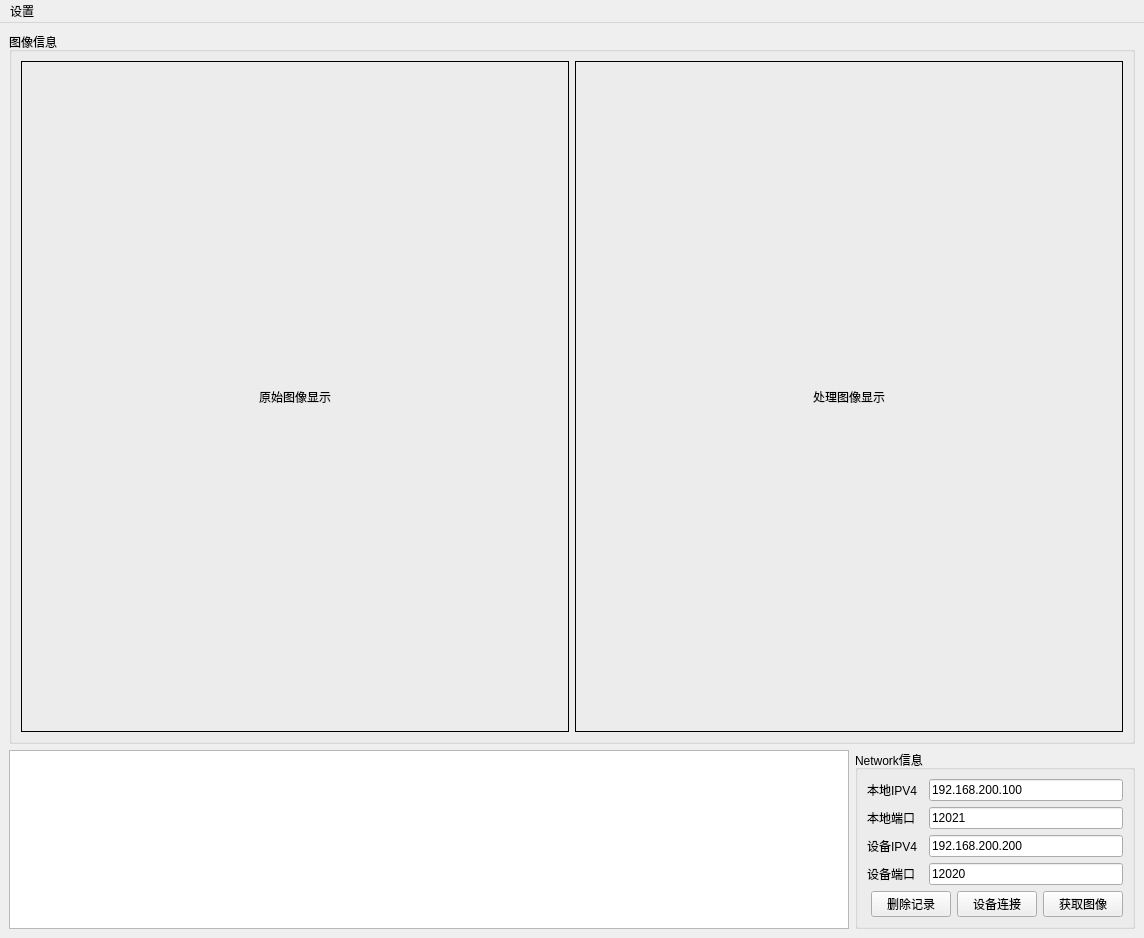
<?xml version="1.0" encoding="UTF-8"?>
<ui version="4.0">
 <class>MainWindow</class>
 <widget class="QMainWindow" name="MainWindow">
  <property name="geometry">
   <rect>
    <x>0</x>
    <y>0</y>
    <width>1144</width>
    <height>938</height>
   </rect>
  </property>
  <property name="windowTitle">
   <string>MainWindow</string>
  </property>
  <widget class="QWidget" name="centralwidget">
   <layout class="QGridLayout" name="gridLayout_3">
    <item row="0" column="0">
     <layout class="QVBoxLayout" name="verticalLayout_3" stretch="4,1">
      <item>
       <layout class="QHBoxLayout" name="horizontalLayout_6" stretch="6">
        <item>
         <widget class="QGroupBox" name="gBoxImages">
          <property name="title">
           <string>图像信息</string>
          </property>
          <layout class="QGridLayout" name="gridLayout">
           <item row="0" column="0">
            <layout class="QHBoxLayout" name="horizontalLayout" stretch="1,1">
             <item>
              <widget class="QLabel" name="qLabelSrcImage">
               <property name="minimumSize">
                <size>
                 <width>30</width>
                 <height>20</height>
                </size>
               </property>
               <property name="frameShape">
                <enum>QFrame::Shape::Box</enum>
               </property>
               <property name="text">
                <string>原始图像显示</string>
               </property>
               <property name="alignment">
                <set>Qt::AlignmentFlag::AlignCenter</set>
               </property>
               <property name="margin">
                <number>0</number>
               </property>
              </widget>
             </item>
             <item>
              <widget class="QLabel" name="qLabelResImage">
               <property name="minimumSize">
                <size>
                 <width>30</width>
                 <height>20</height>
                </size>
               </property>
               <property name="frameShape">
                <enum>QFrame::Shape::Box</enum>
               </property>
               <property name="text">
                <string>处理图像显示</string>
               </property>
               <property name="alignment">
                <set>Qt::AlignmentFlag::AlignCenter</set>
               </property>
              </widget>
             </item>
            </layout>
           </item>
          </layout>
         </widget>
        </item>
       </layout>
      </item>
      <item>
       <layout class="QHBoxLayout" name="horizontalLayout_8" stretch="6,2">
        <item>
         <widget class="QTableWidget" name="qTableYoloRes"/>
        </item>
        <item>
         <layout class="QVBoxLayout" name="verticalLayout_2" stretch="10">
          <item>
           <widget class="QGroupBox" name="groupBox">
            <property name="title">
             <string>Network信息</string>
            </property>
            <layout class="QGridLayout" name="gridLayout_4">
             <item row="0" column="0">
              <layout class="QHBoxLayout" name="horizontalLayout_2" stretch="2,7">
               <item>
                <widget class="QLabel" name="label_4">
                 <property name="text">
                  <string>本地IPV4</string>
                 </property>
                </widget>
               </item>
               <item>
                <widget class="QLineEdit" name="qLineEditLocalIpv4">
                 <property name="text">
                  <string>192.168.200.100</string>
                 </property>
                </widget>
               </item>
              </layout>
             </item>
             <item row="1" column="0">
              <layout class="QHBoxLayout" name="horizontalLayout_3" stretch="2,7">
               <item>
                <widget class="QLabel" name="label_5">
                 <property name="text">
                  <string>本地端口</string>
                 </property>
                </widget>
               </item>
               <item>
                <widget class="QLineEdit" name="qLineEditLocalPort">
                 <property name="text">
                  <string>12021</string>
                 </property>
                </widget>
               </item>
              </layout>
             </item>
             <item row="2" column="0">
              <layout class="QHBoxLayout" name="horizontalLayout_4" stretch="2,7">
               <item>
                <widget class="QLabel" name="label_6">
                 <property name="text">
                  <string>设备IPV4</string>
                 </property>
                </widget>
               </item>
               <item>
                <widget class="QLineEdit" name="qLineEditRemoteIpv4">
                 <property name="text">
                  <string>192.168.200.200</string>
                 </property>
                </widget>
               </item>
              </layout>
             </item>
             <item row="3" column="0">
              <layout class="QHBoxLayout" name="horizontalLayout_5" stretch="2,7">
               <item>
                <widget class="QLabel" name="label_7">
                 <property name="text">
                  <string>设备端口</string>
                 </property>
                </widget>
               </item>
               <item>
                <widget class="QLineEdit" name="qLineEditRemotePort">
                 <property name="text">
                  <string>12020</string>
                 </property>
                </widget>
               </item>
              </layout>
             </item>
             <item row="4" column="0">
              <layout class="QHBoxLayout" name="horizontalLayout_7">
               <item>
                <spacer name="horizontalSpacer">
                 <property name="orientation">
                  <enum>Qt::Orientation::Horizontal</enum>
                 </property>
                 <property name="sizeHint" stdset="0">
                  <size>
                   <width>40</width>
                   <height>20</height>
                  </size>
                 </property>
                </spacer>
               </item>
               <item>
                <widget class="QPushButton" name="qButtonDeleteTableRow">
                 <property name="text">
                  <string>删除记录</string>
                 </property>
                </widget>
               </item>
               <item>
                <widget class="QPushButton" name="qButtonUdpNetConn">
                 <property name="minimumSize">
                  <size>
                   <width>0</width>
                   <height>0</height>
                  </size>
                 </property>
                 <property name="text">
                  <string>设备连接</string>
                 </property>
                </widget>
               </item>
               <item>
                <widget class="QPushButton" name="qButtonGetImage">
                 <property name="text">
                  <string>获取图像</string>
                 </property>
                </widget>
               </item>
              </layout>
             </item>
            </layout>
           </widget>
          </item>
         </layout>
        </item>
       </layout>
      </item>
     </layout>
    </item>
   </layout>
  </widget>
  <widget class="QMenuBar" name="menuBar">
   <property name="geometry">
    <rect>
     <x>0</x>
     <y>0</y>
     <width>1144</width>
     <height>21</height>
    </rect>
   </property>
   <widget class="QMenu" name="appSettingMenu">
    <property name="title">
     <string>设置</string>
    </property>
    <addaction name="imgOutPathConfigAction"/>
   </widget>
   <addaction name="appSettingMenu"/>
  </widget>
  <action name="actionAppConfigSava">
   <property name="text">
    <string>保存</string>
   </property>
  </action>
  <action name="actionAppConfigSavaAs">
   <property name="text">
    <string>另存为</string>
   </property>
  </action>
  <action name="imgOutPathConfigAction">
   <property name="text">
    <string>选择输出路径</string>
   </property>
  </action>
 </widget>
 <resources/>
 <connections/>
</ui>
